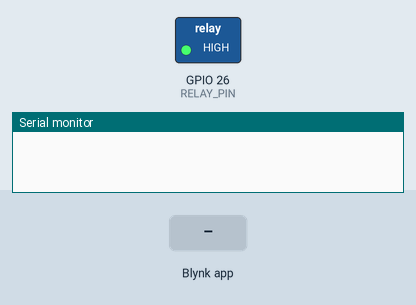
Simulated run of this sketch. Board: ESP32. On the bench: switched loads named in the sketch (green lamp = pin HIGH), the last lines printed to the serial monitor. The test bench sets the inputs (shaded band). WiFi joins after 1.5 s; servers stay silent unless stated.

Above: at 3.0 s.
3.1 s: Blynk app writes 1 to V0
At 3.6 s:
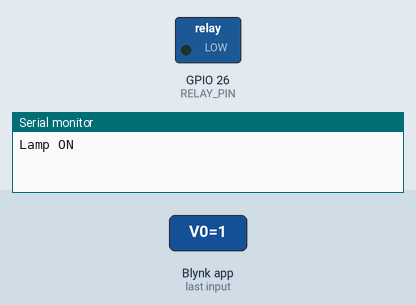
4.6 s: Blynk app writes 0 to V0
At 5.9 s:
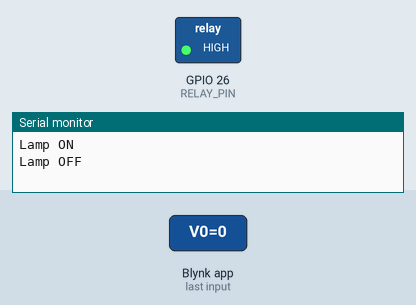
Timing chart, 0 to 7.6 s (numbered marks = the images above; inputs shaded):
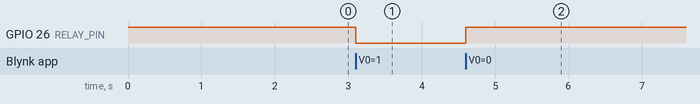

Measured:
- after the input at 3.1 s, GPIO 26 (RELAY_PIN): HIGH → LOW at once
- after the input at 4.6 s, GPIO 26 (RELAY_PIN): LOW → HIGH at once

The sketch:

remote_lighting.ino
```cpp
/*
  IoT-Based Remote Lighting Control System
  Board:   ESP32
  Cloud:   Blynk IoT (blynk.cloud)
  Output:  Relay module switching a mains lamp

  Behaviour:
    - The ESP32 connects to Wi-Fi and to the Blynk cloud
    - A Switch widget in the Blynk phone app or web dashboard (virtual pin V0) turns the lamp ON or OFF
    - Because the command goes through the Blynk cloud, the lamp can be
      controlled from anywhere with an internet connection

  NOTE: This sketch was reconstructed in 2026 from the design of the
  original 2024 project. The original source file was not kept. The relay pin,
  the virtual pin (V0) and the template details are typical or placeholder
  values, not recovered ones.

  Library: "Blynk" by Volodymyr Shymanskyy (install from the Library Manager)
*/

// ---------- Blynk template details: replace the placeholders. Never commit real ones. ----------
#define BLYNK_TEMPLATE_ID   "YOUR_TEMPLATE_ID"
#define BLYNK_TEMPLATE_NAME "Remote Lighting Control"
#define BLYNK_AUTH_TOKEN    "YOUR_AUTH_TOKEN"
#define BLYNK_PRINT Serial

#include <WiFi.h>
#include <WiFiClient.h>
#include <BlynkSimpleEsp32.h>

// ---------- Wi-Fi credentials: replace the placeholders. Never commit real ones. ----------
char ssid[] = "YOUR_WIFI_NAME";
char pass[] = "YOUR_WIFI_PASSWORD";

// ---------- Pin assignment (adjust to your wiring) ----------
const int RELAY_PIN = 26;

// ---------- Settings ----------
const bool RELAY_ACTIVE_LOW = true;   // Most relay modules switch ON when the pin goes LOW

void setRelay(bool on) {
  if (RELAY_ACTIVE_LOW) {
    digitalWrite(RELAY_PIN, on ? LOW : HIGH);
  } else {
    digitalWrite(RELAY_PIN, on ? HIGH : LOW);
  }
}

// Runs whenever the Switch widget on virtual pin V0 changes in the Blynk app
BLYNK_WRITE(V0) {
  int state = param.asInt();   // 1 = ON, 0 = OFF
  setRelay(state == 1);
  Serial.println(state == 1 ? "Lamp ON" : "Lamp OFF");
}

void setup() {
  Serial.begin(115200);

  pinMode(RELAY_PIN, OUTPUT);
  setRelay(false);   // Start with the lamp off

  Blynk.begin(BLYNK_AUTH_TOKEN, ssid, pass);
}

void loop() {
  Blynk.run();
}
```
